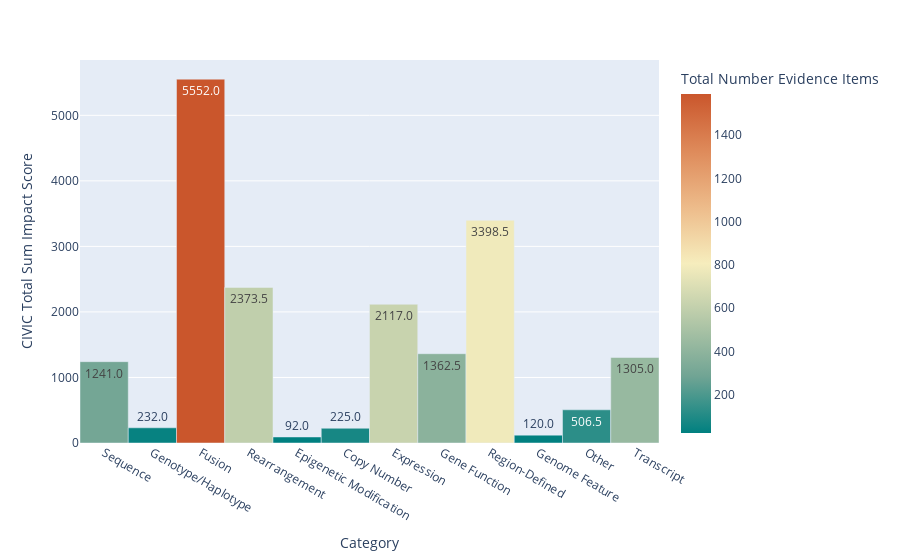

Notebook code cell kept with this figure:
### Markdown cell above
The bar graph below shows the relationship between the Not Supported variant sub category impact score and the sub category. Additionally, the colors illustrate the number of evidence items associated each sub category.

### Code cell
fig = px.bar(
    not_supported_variant_impact_df,
    x="Category",
    y="CIVIC Total Sum Impact Score",
    hover_data=[
        "Total Number Evidence Items",
        not_supported_variant_impact_df["% Accepted Evidence Items"],
    ],
    color="Total Number Evidence Items",
    labels={"CIVIC Total Sum Impact Score": "CIVIC Total Sum Impact Score"},
    text_auto=".1f",
    color_continuous_scale="geyser",
)
fig.update_traces(width=1)
fig.show()

### Figure 1 — Plotly figure (JSON) as saved in the notebook; plotly's stock layout.template omitted (floating-point values rounded to 4 significant figures)
{"data": [{"customdata": [[300, "64.33%"], [39, "48.72%"], [1590, "64.65%"], [593, "40.13%"], [23, "95.65%"], [77, "45.45%"], [623, "55.38%"], [386, "44.30%"], [782, "58.70%"], [25, "20.00%"], [126, "33.33%"], [435, "13.33%"]], "hovertemplate": "Category=%{x}<br>CIVIC Total Sum Impact Score=%{y}<br>Total Number Evidence Items=%{marker.color}<br>% Accepted Evidence Items=%{customdata[1]}<extra></extra>", "legendgroup": "", "marker": {"color": [300, 39, 1590, 593, 23, 77, 623, 386, 782, 25, 126, 435], "coloraxis": "coloraxis", "pattern": {"shape": ""}}, "name": "", "orientation": "v", "showlegend": false, "textposition": "auto", "texttemplate": "%{y:.1f}", "type": "bar", "width": 1, "x": ["Sequence", "Genotype/Haplotype", "Fusion", "Rearrangement", "Epigenetic Modification", "Copy Number", "Expression", "Gene Function", "Region-Defined", "Genome Feature", "Other", "Transcript"], "xaxis": "x", "y": [1241.0, 232.0, 5552.0, 2374.0, 92.0, 225.0, 2117.0, 1362.0, 3398.0, 120.0, 506.5, 1305.0], "yaxis": "y"}], "layout": {"barmode": "relative", "coloraxis": {"colorbar": {"title": {"text": "Total Number Evidence Items"}}, "colorscale": [[0, "rgb(0, 128, 128)"], [0.1667, "rgb(112, 164, 148)"], [0.3333, "rgb(180, 200, 168)"], [0.5, "rgb(246, 237, 189)"], [0.6667, "rgb(237, 187, 138)"], [0.8333, "rgb(222, 138, 90)"], [1, "rgb(202, 86, 44)"]]}, "legend": {"tracegroupgap": 0}, "margin": {"t": 60}, "xaxis": {"anchor": "y", "domain": [0, 1], "title": {"text": "Category"}}, "yaxis": {"anchor": "x", "domain": [0, 1], "title": {"text": "CIVIC Total Sum Impact Score"}}}}
